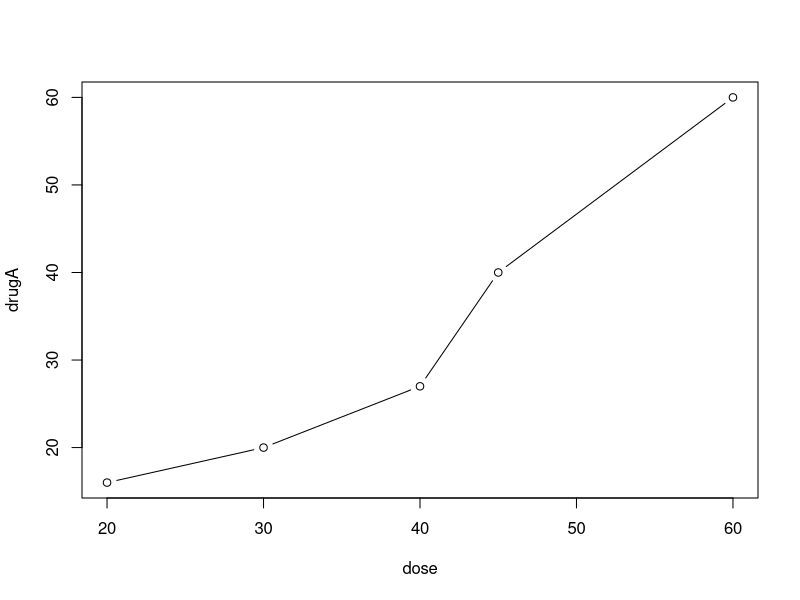
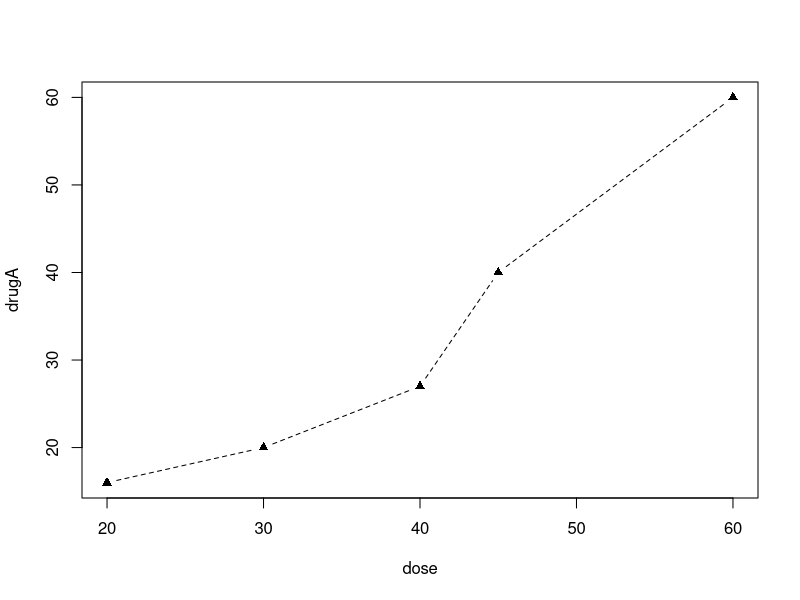
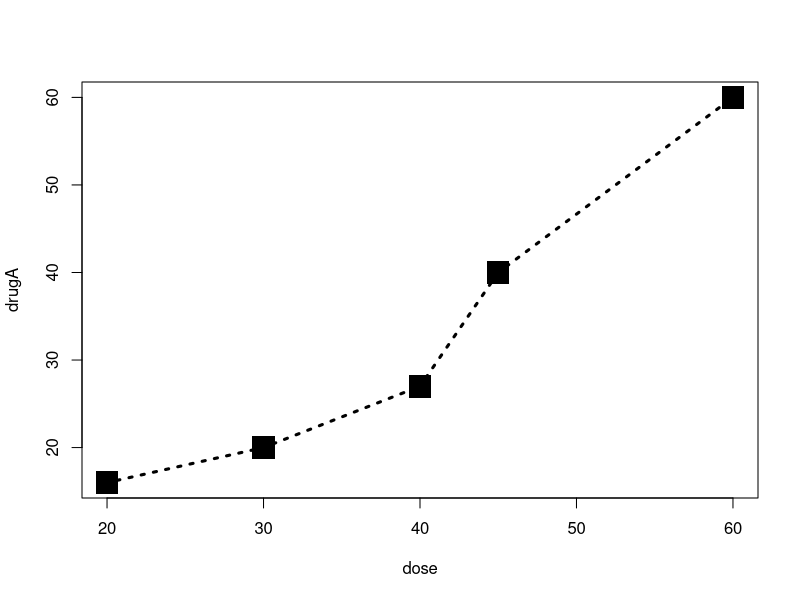
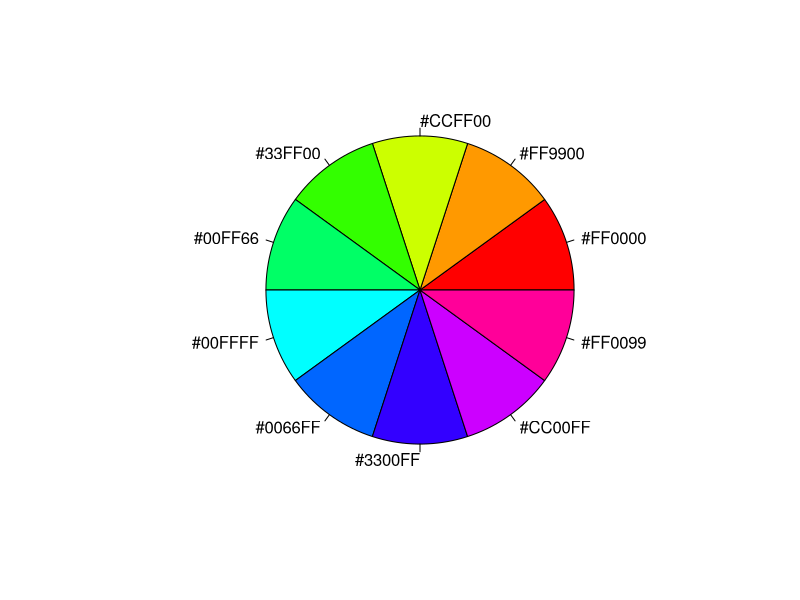
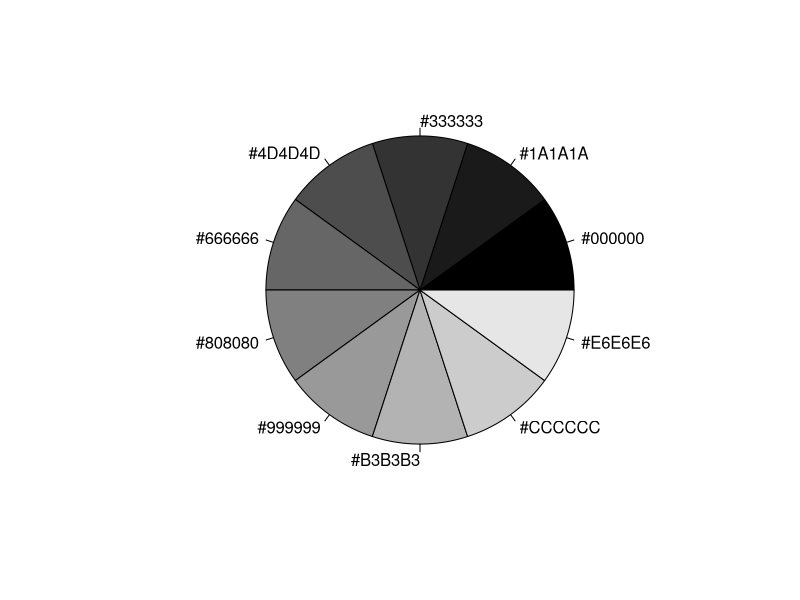
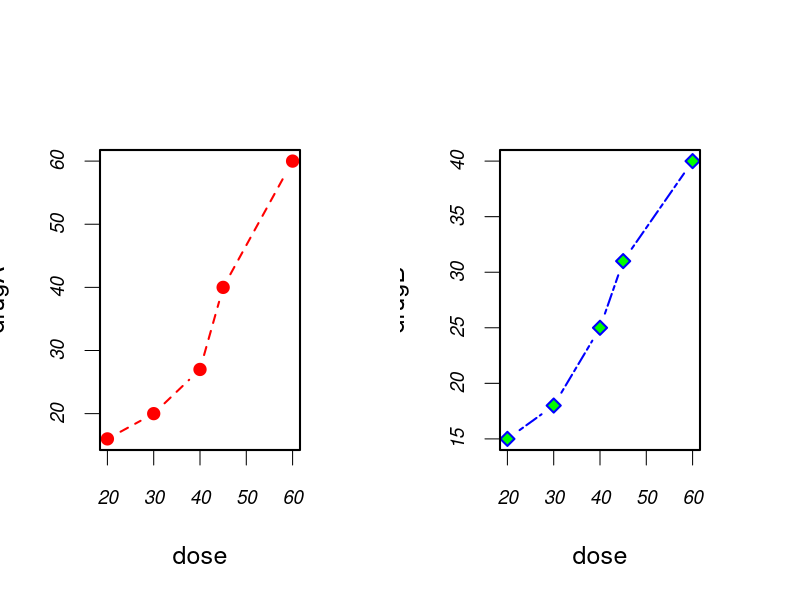
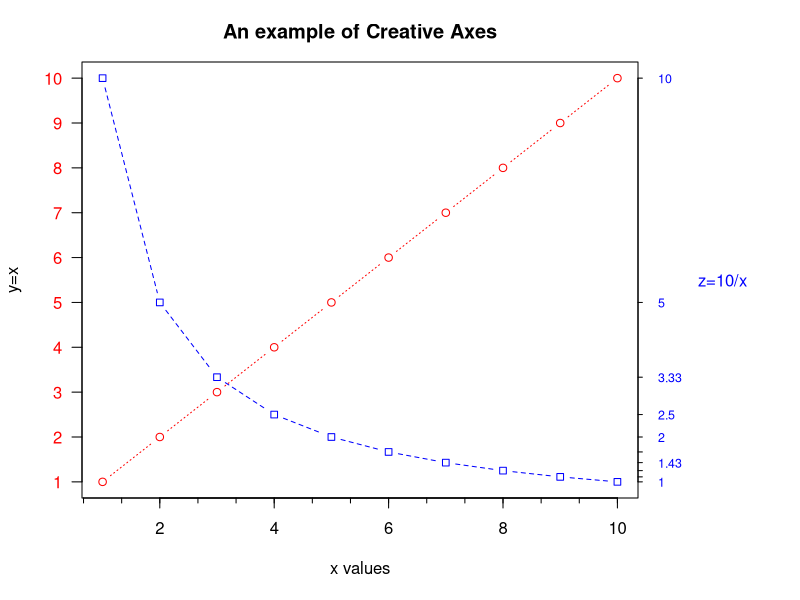
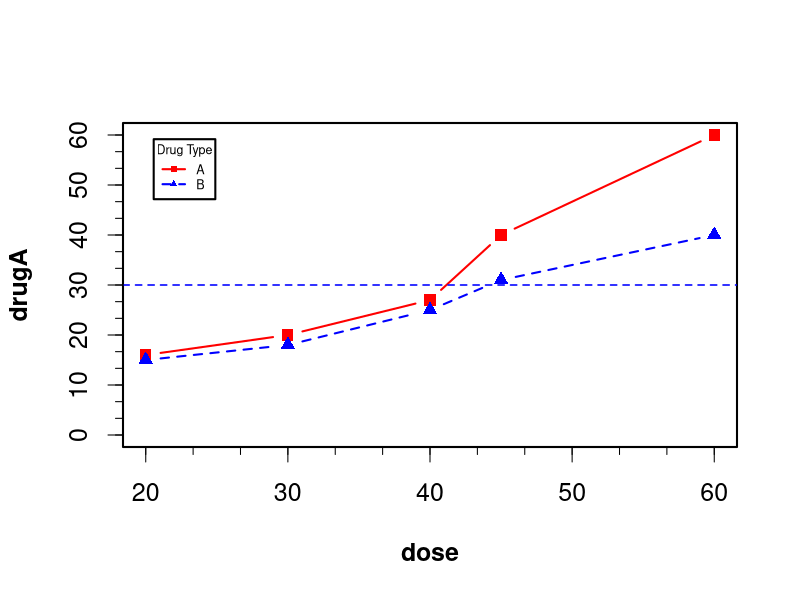

The R script that drew these images, in order:
dose<-c(20, 30, 40, 45, 60)
drugA <- c(16, 20, 27, 40, 60)
drugB <- c(15, 18, 25, 31, 40)
plot(dose, drugA, type='b')

opar <- par(no.readonly = T)
par(lty = 2, pch = 17)
plot(dose, drugA, type = "b")
par(opar)

plot(dose, drugA, type="b", lty = 3, lwd = 3, pch = 15, cex = 3)
colors()

n<- 10
mycolors <- rainbow(n)
pie(rep(1, n), labels=mycolors, col=mycolors)
mygreys <- grey(0:n /n)
pie(rep(1, n), labels=mygreys, col=mygreys)

opar<-par(no.readonly = T)
par(mfrow=c(1, 2))
par(pin=c(2, 3))
par(lwd=2, cex=1.5)
par(cex.axis = .75, font.axis=3)
plot(dose, drugA, type = 'b', pch=19, lty=2, col="red")
plot(dose, drugB, type = 'b', pch=23, lty=6, col="blue", bg="green")
par(opar)

library(Hmisc)
x<-c(1:10)
y<-x
z<-10/x
opar<-par(no.readonly = T)
par(mar = c(5,4,3,8) + 0.1)
plot(x, y , type="b", pch=21, col="red", yaxt="n",lty=3, ann=FALSE)
lines(x, z, type="b", pch=22, col="blue", lty = 2)
axis(2, at=y, labels=y, col.axis="red", las=2)
axis(4, at=z, labels=round(z, digits = 2), col.axis="blue", las = 2, 
     cex.axis= 0.75, tck = -0.01)
mtext("z=10/x", side=4, line=3, cex.lab=1, las=2, col="blue")
title("An example of Creative Axes", xlab = "x values", ylab="y=x")
minor.tick(nx=3, ny=1, tick.ratio = 0.5)
par(opar)

opar<- par(no.readonly = T)
par(lwd=2, cex=1.5, font.lab=2)
plot(dose, drugA, type="b", pch=15, lty=1, col="red", ylim=c(0, 60))
lines(dose, drugB, type="b", pch=17, lty=2, col="blue")
abline(h=c(30), lwd=1.5, lty=2, col="blue")
minor.tick(nx=3, ny=3, tick.ratio = 0.5)
legend("topleft", inset = 0.05, title="Drug Type",
       c("A", "B"), lty = c(1,2), pch=c(15, 17), 
       col=c("red", "blue"), cex=0.5)
par(opar)

attach(mtcars)
plot(wt, mpg, main="Mileage vs. Car Weight", xlab="weight", ylab="Mileage",
     pch=18, col="blue")
text(wt, mpg, row.names(mtcars), cex=0.6, pos=4, col='red')
detach(mtcars)
